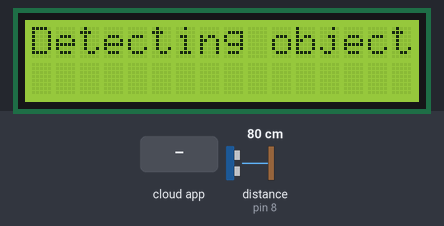
Bench run of a sketch on a simulated Arduino Uno, built with avr-gcc and run on an emulated ATmega328P. On the bench: 16×2 character LCD. Wiring (inferred from the names in the program): ultrasonic range finder: trigger pin 9; echo pin 8. The inputs (shaded band) are chosen by the test bench; at power-on: distance to the obstacle (sensor on pin 8) 80 cm. The echo pulse lasts 58.3 µs per cm; the ROS host is connected and sends only what is stated; what the sketch prints to the serial monitor is not drawn.

Above: at 4.3 s.
4.4 s: the phone or cloud app sets Ultrasonic_data_sub to 0
At 5.0 s:
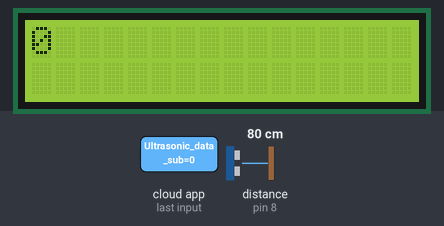
5.9 s: the phone or cloud app sets Ultrasonic_data_sub to 1
At 7.4 s:
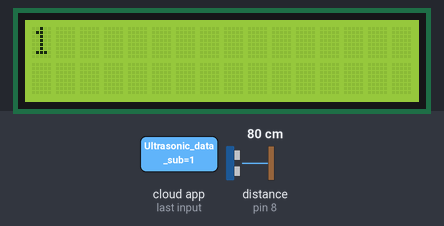
Timing chart, 0 to 8.9 s (numbered marks = the images above; inputs shaded):
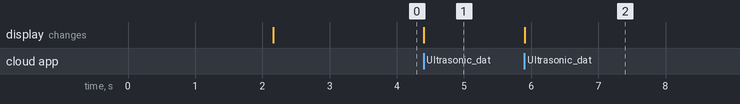

Measured:
- after the input at 4.4 s, the display: changes at once (image 1)
- after the input at 5.9 s, the display: changes at once (image 2)

The sketch:

sketch_jan18c.ino
```cpp
#include <ros.h>
#include <LiquidCrystal_I2C.h>

#include <std_msgs/Int32.h>
#include <std_msgs/String.h>
#define USE_USBCON

ros::NodeHandle  nh;
std_msgs::String str_msg;
std_msgs::String str;
std_msgs::Int32 data;
ros::Publisher pub_data( "/ultrasound_data", &data);

LiquidCrystal_I2C lcd(0x27, 16, 2);

int trigger_pin = 9;
int echo_pin = 8;


long range_time;

void messageCb( const std_msgs::String& incoming_msg )
{
  String  str = incoming_msg.data;
  lcd.clear();
  lcd.setCursor(0, 0);
  lcd.print(str);
  Serial.println(str);
}
ros::Subscriber<std_msgs::String> sub_data("Ultrasonic_data_sub", &messageCb );

void setup() {
  lcd.init();
  lcd.clear();
  lcd.backlight();

  nh.initNode();

  nh.advertise(pub_data);
  nh.subscribe(sub_data);
  Serial.begin(57600);

  lcd.begin(16, 2);
  lcd.print("Starting System");
  delay(2000);
  lcd.clear();
  lcd.print("Detecting object");
  delay(1000);


}

void loop()
{
  if ( millis() >= range_time ){
      data.data = getRange();

      pub_data.publish(&data);
      range_time =  millis() + 500;
    }
    nh.spinOnce();

}

long microsecondsToCentimeters(long microseconds)
{

return microseconds / 29 / 2;
}

int getRange()
{
  long duration, inches, cm;

  pinMode(trigger_pin, OUTPUT);
  digitalWrite(trigger_pin, LOW);
  delayMicroseconds(2);
  digitalWrite(trigger_pin, HIGH);
  delayMicroseconds(10);
  digitalWrite(trigger_pin, LOW);

  pinMode(echo_pin, INPUT);
  duration = pulseIn(echo_pin, HIGH);

  cm = microsecondsToCentimeters(duration);
  //Serial.println(cm);
  // convert the time into a distance
  return cm;
}
```
